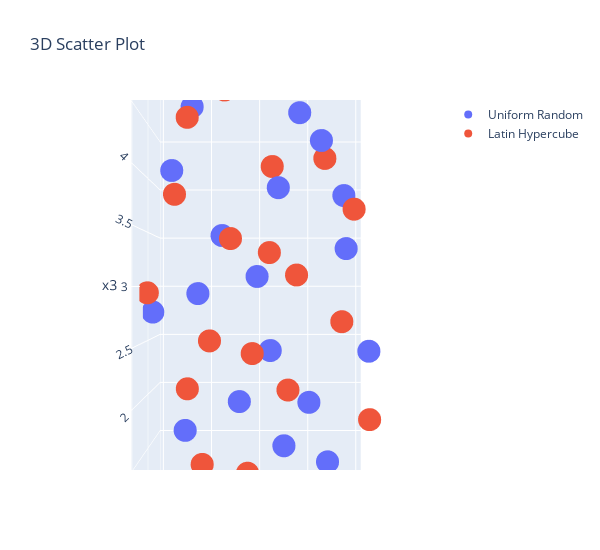
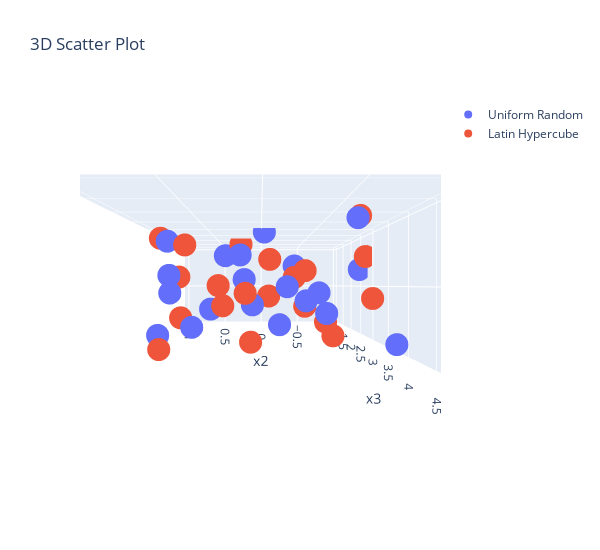
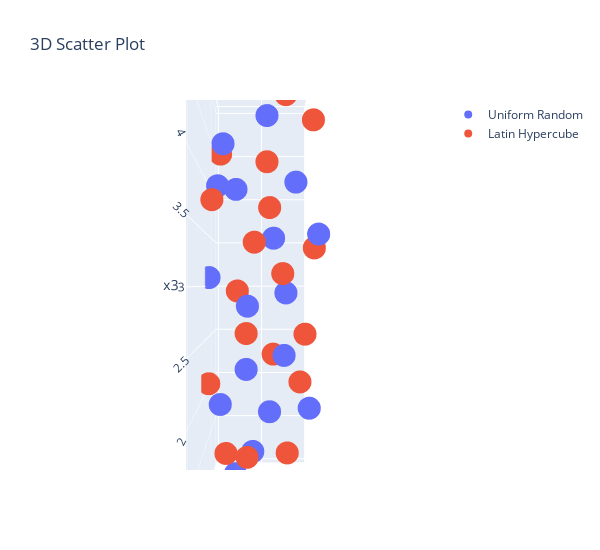

Source (notebook cell) for these figures, in order:
### Markdown cell above
We can also visualise the two-dimensional projections of the sampled points in each of the three possible two-dimensional projections from three dimensions. This can help us understand how the different sampling strategies are covering the design space across various dimensions. You can see that the Latin Hypercube design fills the space well in the projected dimensions

### Code cell
# Set layout options
fig.update_layout(scene=dict(aspectmode="auto"))

# Create 2D projections on each plane
fig.update_layout(scene_camera=dict(eye=dict(x=2, y=0, z=0)), width=600, height=550)
fig.show()

fig.update_layout(scene_camera=dict(eye=dict(x=0, y=0, z=2)), width=600, height=550)
fig.show()

fig.update_layout(scene_camera=dict(eye=dict(x=0, y=2, z=0)), width=600, height=550)
fig.show()

### Figure 1 — Plotly figure (JSON) as saved in the notebook; plotly's stock layout.template omitted (floating-point values rounded to 4 significant figures)
{"data": [{"mode": "markers", "name": "Uniform Random", "type": "scatter3d", "x": [0.7339, 0.3842, 0.6655, 0.6163, 0.8506, 0.1971, 0.9953, 0.2456, 0.5045, 0.8438, 0.9112, 0.09009, 0.3023, 0.4634, 0.4181, 0.5832, 0.04086, 0.7736, 0.2815, 0.1172], "y": [0.1616, -0.361, -0.9534, 0.9824, 0.4166, 0.6723, -0.02198, -0.611, -0.1203, 0.7149, -0.5649, 0.878, 0.09999, 0.5755, -0.7068, 0.2184, -0.213, -0.4422, 0.3882, -0.8941], "z": [3.866, 3.487, 2.774, 2.418, 2.019, 1.255, 3.084, 2.93, 4.946, 3.775, 4.503, 3.386, 2.378, 4.367, 1.64, 1.554, 1.814, 1.079, 4.697, 4.175]}, {"mode": "markers", "name": "Latin Hypercube", "type": "scatter3d", "x": [0.6633, 0.4149, 0.3962, 0.507, 0.08514, 0.8436, 0.9397, 0.2345, 0.7234, 0.02838, 0.4571, 0.2611, 0.7817, 0.5772, 0.3266, 0.968, 0.184, 0.8789, 0.6094, 0.1025], "y": [-0.4486, -0.8085, -0.0735, 0.5877, -0.7414, -0.1046, -0.6017, -0.5701, 0.4089, 0.09671, 0.1154, -0.348, -0.9724, -0.2678, 0.3537, 0.2317, 0.8169, 0.7943, 0.9909, 0.6592], "z": [2.517, 3.873, 2.363, 1.099, 1.956, 1.414, 4.404, 1.245, 4.799, 3.35, 4.125, 4.927, 2.947, 3.437, 3.111, 2.151, 2.649, 3.654, 1.799, 4.301]}], "layout": {"height": 550, "scene": {"aspectmode": "auto", "camera": {"eye": {"x": 2, "y": 0, "z": 0}}, "xaxis": {"title": {"text": "x1"}}, "yaxis": {"title": {"text": "x2"}}, "zaxis": {"title": {"text": "x3"}}}, "title": {"text": "3D Scatter Plot"}, "width": 600}}

### Figure 2 — Plotly figure (JSON) as saved in the notebook; plotly's stock layout.template omitted (floating-point values rounded to 4 significant figures)
{"data": [{"mode": "markers", "name": "Uniform Random", "type": "scatter3d", "x": [0.7339, 0.3842, 0.6655, 0.6163, 0.8506, 0.1971, 0.9953, 0.2456, 0.5045, 0.8438, 0.9112, 0.09009, 0.3023, 0.4634, 0.4181, 0.5832, 0.04086, 0.7736, 0.2815, 0.1172], "y": [0.1616, -0.361, -0.9534, 0.9824, 0.4166, 0.6723, -0.02198, -0.611, -0.1203, 0.7149, -0.5649, 0.878, 0.09999, 0.5755, -0.7068, 0.2184, -0.213, -0.4422, 0.3882, -0.8941], "z": [3.866, 3.487, 2.774, 2.418, 2.019, 1.255, 3.084, 2.93, 4.946, 3.775, 4.503, 3.386, 2.378, 4.367, 1.64, 1.554, 1.814, 1.079, 4.697, 4.175]}, {"mode": "markers", "name": "Latin Hypercube", "type": "scatter3d", "x": [0.6633, 0.4149, 0.3962, 0.507, 0.08514, 0.8436, 0.9397, 0.2345, 0.7234, 0.02838, 0.4571, 0.2611, 0.7817, 0.5772, 0.3266, 0.968, 0.184, 0.8789, 0.6094, 0.1025], "y": [-0.4486, -0.8085, -0.0735, 0.5877, -0.7414, -0.1046, -0.6017, -0.5701, 0.4089, 0.09671, 0.1154, -0.348, -0.9724, -0.2678, 0.3537, 0.2317, 0.8169, 0.7943, 0.9909, 0.6592], "z": [2.517, 3.873, 2.363, 1.099, 1.956, 1.414, 4.404, 1.245, 4.799, 3.35, 4.125, 4.927, 2.947, 3.437, 3.111, 2.151, 2.649, 3.654, 1.799, 4.301]}], "layout": {"height": 550, "scene": {"aspectmode": "auto", "camera": {"eye": {"x": 0, "y": 0, "z": 2}}, "xaxis": {"title": {"text": "x1"}}, "yaxis": {"title": {"text": "x2"}}, "zaxis": {"title": {"text": "x3"}}}, "title": {"text": "3D Scatter Plot"}, "width": 600}}

### Figure 3 — Plotly figure (JSON) as saved in the notebook; plotly's stock layout.template omitted (floating-point values rounded to 4 significant figures)
{"data": [{"mode": "markers", "name": "Uniform Random", "type": "scatter3d", "x": [0.7339, 0.3842, 0.6655, 0.6163, 0.8506, 0.1971, 0.9953, 0.2456, 0.5045, 0.8438, 0.9112, 0.09009, 0.3023, 0.4634, 0.4181, 0.5832, 0.04086, 0.7736, 0.2815, 0.1172], "y": [0.1616, -0.361, -0.9534, 0.9824, 0.4166, 0.6723, -0.02198, -0.611, -0.1203, 0.7149, -0.5649, 0.878, 0.09999, 0.5755, -0.7068, 0.2184, -0.213, -0.4422, 0.3882, -0.8941], "z": [3.866, 3.487, 2.774, 2.418, 2.019, 1.255, 3.084, 2.93, 4.946, 3.775, 4.503, 3.386, 2.378, 4.367, 1.64, 1.554, 1.814, 1.079, 4.697, 4.175]}, {"mode": "markers", "name": "Latin Hypercube", "type": "scatter3d", "x": [0.6633, 0.4149, 0.3962, 0.507, 0.08514, 0.8436, 0.9397, 0.2345, 0.7234, 0.02838, 0.4571, 0.2611, 0.7817, 0.5772, 0.3266, 0.968, 0.184, 0.8789, 0.6094, 0.1025], "y": [-0.4486, -0.8085, -0.0735, 0.5877, -0.7414, -0.1046, -0.6017, -0.5701, 0.4089, 0.09671, 0.1154, -0.348, -0.9724, -0.2678, 0.3537, 0.2317, 0.8169, 0.7943, 0.9909, 0.6592], "z": [2.517, 3.873, 2.363, 1.099, 1.956, 1.414, 4.404, 1.245, 4.799, 3.35, 4.125, 4.927, 2.947, 3.437, 3.111, 2.151, 2.649, 3.654, 1.799, 4.301]}], "layout": {"height": 550, "scene": {"aspectmode": "auto", "camera": {"eye": {"x": 0, "y": 2, "z": 0}}, "xaxis": {"title": {"text": "x1"}}, "yaxis": {"title": {"text": "x2"}}, "zaxis": {"title": {"text": "x3"}}}, "title": {"text": "3D Scatter Plot"}, "width": 600}}
